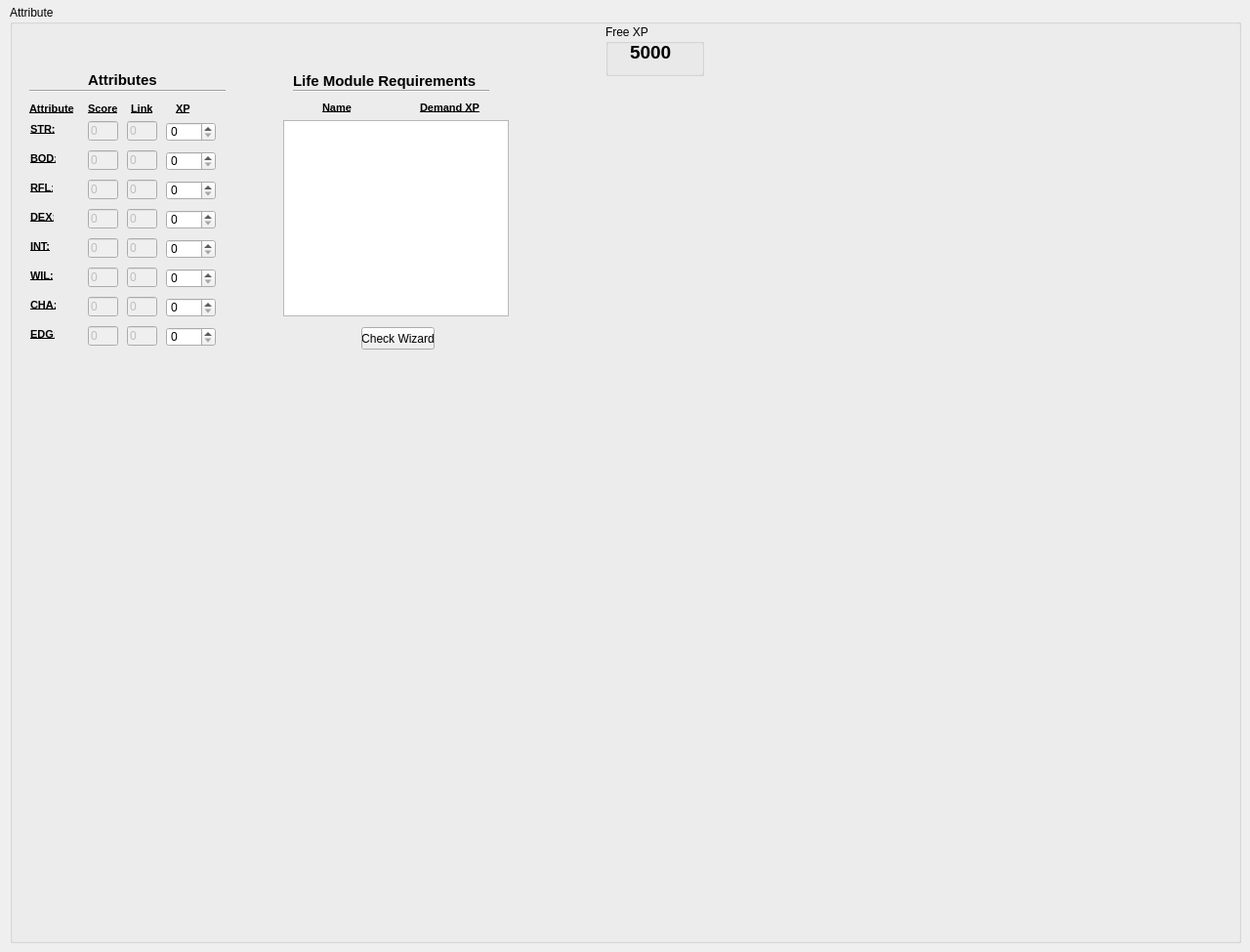
    <widget class="QWidget" name="AttributeTab">
     <attribute name="title">
      <string>Attribute</string>
     </attribute>
     <widget class="QGroupBox" name="AttributeGroupBox">
      <property name="geometry">
       <rect>
        <x>10</x>
        <y>5</y>
        <width>1261</width>
        <height>961</height>
       </rect>
      </property>
      <property name="title">
       <string>Attribute</string>
      </property>
      <widget class="QGroupBox" name="groupBox_3">
       <property name="geometry">
        <rect>
         <x>610</x>
         <y>20</y>
         <width>101</width>
         <height>53</height>
        </rect>
       </property>
       <property name="title">
        <string>Free XP</string>
       </property>
       <widget class="QLabel" name="statusXPAttrMain">
        <property name="geometry">
         <rect>
          <x>25</x>
          <y>17</y>
          <width>51</width>
          <height>21</height>
         </rect>
        </property>
        <property name="text">
         <string>&lt;!DOCTYPE HTML PUBLIC &quot;-//W3C//DTD HTML 4.0//EN&quot; &quot;http://www.w3.org/TR/REC-html40/strict.dtd&quot;&gt;
&lt;html&gt;&lt;head&gt;&lt;meta name=&quot;qrichtext&quot; content=&quot;1&quot; /&gt;&lt;style type=&quot;text/css&quot;&gt;
p, li { white-space: pre-wrap; }
&lt;/style&gt;&lt;/head&gt;&lt;body style=&quot; font-family:'MS Shell Dlg 2'; font-size:8.25pt; font-weight:400; font-style:normal;&quot;&gt;
&lt;p style=&quot; margin-top:0px; margin-bottom:0px; margin-left:0px; margin-right:0px; -qt-block-indent:0; text-indent:0px;&quot;&gt;&lt;span style=&quot; font-size:14pt; font-weight:600;&quot;&gt;5000&lt;/span&gt;&lt;/p&gt;&lt;/body&gt;&lt;/html&gt;</string>
        </property>
       </widget>
      </widget>
      <widget class="QLabel" name="label_27">
       <property name="geometry">
        <rect>
         <x>20</x>
         <y>99</y>
         <width>71</width>
         <height>16</height>
        </rect>
       </property>
       <property name="text">
        <string>&lt;!DOCTYPE HTML PUBLIC &quot;-//W3C//DTD HTML 4.0//EN&quot; &quot;http://www.w3.org/TR/REC-html40/strict.dtd&quot;&gt;
&lt;html&gt;&lt;head&gt;&lt;meta name=&quot;qrichtext&quot; content=&quot;1&quot; /&gt;&lt;style type=&quot;text/css&quot;&gt;
p, li { white-space: pre-wrap; }
&lt;/style&gt;&lt;/head&gt;&lt;body style=&quot; font-family:'MS Shell Dlg 2'; font-size:8.25pt; font-weight:400; font-style:normal;&quot;&gt;
&lt;p style=&quot; margin-top:0px; margin-bottom:0px; margin-left:0px; margin-right:0px; -qt-block-indent:0; text-indent:0px;&quot;&gt;&lt;span style=&quot; font-size:8pt; font-weight:600; text-decoration: underline;&quot;&gt;Attribute&lt;/span&gt;&lt;/p&gt;&lt;/body&gt;&lt;/html&gt;</string>
       </property>
      </widget>
      <widget class="QLabel" name="label_28">
       <property name="geometry">
        <rect>
         <x>80</x>
         <y>99</y>
         <width>41</width>
         <height>16</height>
        </rect>
       </property>
       <property name="text">
        <string>&lt;!DOCTYPE HTML PUBLIC &quot;-//W3C//DTD HTML 4.0//EN&quot; &quot;http://www.w3.org/TR/REC-html40/strict.dtd&quot;&gt;
&lt;html&gt;&lt;head&gt;&lt;meta name=&quot;qrichtext&quot; content=&quot;1&quot; /&gt;&lt;style type=&quot;text/css&quot;&gt;
p, li { white-space: pre-wrap; }
&lt;/style&gt;&lt;/head&gt;&lt;body style=&quot; font-family:'MS Shell Dlg 2'; font-size:8.25pt; font-weight:400; font-style:normal;&quot;&gt;
&lt;p style=&quot; margin-top:0px; margin-bottom:0px; margin-left:0px; margin-right:0px; -qt-block-indent:0; text-indent:0px;&quot;&gt;&lt;span style=&quot; font-size:8pt; font-weight:600; text-decoration: underline;&quot;&gt;Score&lt;/span&gt;&lt;/p&gt;&lt;/body&gt;&lt;/html&gt;</string>
       </property>
      </widget>
      <widget class="QLabel" name="label_29">
       <property name="geometry">
        <rect>
         <x>124</x>
         <y>99</y>
         <width>31</width>
         <height>16</height>
        </rect>
       </property>
       <property name="text">
        <string>&lt;!DOCTYPE HTML PUBLIC &quot;-//W3C//DTD HTML 4.0//EN&quot; &quot;http://www.w3.org/TR/REC-html40/strict.dtd&quot;&gt;
&lt;html&gt;&lt;head&gt;&lt;meta name=&quot;qrichtext&quot; content=&quot;1&quot; /&gt;&lt;style type=&quot;text/css&quot;&gt;
p, li { white-space: pre-wrap; }
&lt;/style&gt;&lt;/head&gt;&lt;body style=&quot; font-family:'MS Shell Dlg 2'; font-size:8.25pt; font-weight:400; font-style:normal;&quot;&gt;
&lt;p style=&quot; margin-top:0px; margin-bottom:0px; margin-left:0px; margin-right:0px; -qt-block-indent:0; text-indent:0px;&quot;&gt;&lt;span style=&quot; font-size:8pt; font-weight:600; text-decoration: underline;&quot;&gt;Link&lt;/span&gt;&lt;/p&gt;&lt;/body&gt;&lt;/html&gt;</string>
       </property>
      </widget>
      <widget class="QLabel" name="label_30">
       <property name="geometry">
        <rect>
         <x>170</x>
         <y>99</y>
         <width>21</width>
         <height>16</height>
        </rect>
       </property>
       <property name="text">
        <string>&lt;!DOCTYPE HTML PUBLIC &quot;-//W3C//DTD HTML 4.0//EN&quot; &quot;http://www.w3.org/TR/REC-html40/strict.dtd&quot;&gt;
&lt;html&gt;&lt;head&gt;&lt;meta name=&quot;qrichtext&quot; content=&quot;1&quot; /&gt;&lt;style type=&quot;text/css&quot;&gt;
p, li { white-space: pre-wrap; }
&lt;/style&gt;&lt;/head&gt;&lt;body style=&quot; font-family:'MS Shell Dlg 2'; font-size:8.25pt; font-weight:400; font-style:normal;&quot;&gt;
&lt;p style=&quot; margin-top:0px; margin-bottom:0px; margin-left:0px; margin-right:0px; -qt-block-indent:0; text-indent:0px;&quot;&gt;&lt;span style=&quot; font-size:8pt; font-weight:600; text-decoration: underline;&quot;&gt;XP&lt;/span&gt;&lt;/p&gt;&lt;/body&gt;&lt;/html&gt;</string>
       </property>
      </widget>
      <widget class="QLabel" name="label_24">
       <property name="geometry">
        <rect>
         <x>21</x>
         <y>330</y>
         <width>25</width>
         <height>16</height>
        </rect>
       </property>
       <property name="text">
        <string>&lt;!DOCTYPE HTML PUBLIC &quot;-//W3C//DTD HTML 4.0//EN&quot; &quot;http://www.w3.org/TR/REC-html40/strict.dtd&quot;&gt;
&lt;html&gt;&lt;head&gt;&lt;meta name=&quot;qrichtext&quot; content=&quot;1&quot; /&gt;&lt;style type=&quot;text/css&quot;&gt;
p, li { white-space: pre-wrap; }
&lt;/style&gt;&lt;/head&gt;&lt;body style=&quot; font-family:'MS Shell Dlg 2'; font-size:8.25pt; font-weight:400; font-style:normal;&quot;&gt;
&lt;p style=&quot; margin-top:0px; margin-bottom:0px; margin-left:0px; margin-right:0px; -qt-block-indent:0; text-indent:0px;&quot;&gt;&lt;span style=&quot; font-size:8pt; font-weight:600; text-decoration: underline;&quot;&gt;EDG:&lt;/span&gt;&lt;/p&gt;&lt;/body&gt;&lt;/html&gt;</string>
       </property>
      </widget>
      <widget class="QSpinBox" name="EDGSpinBoxMain">
       <property name="geometry">
        <rect>
         <x>160</x>
         <y>330</y>
         <width>51</width>
         <height>20</height>
        </rect>
       </property>
       <property name="accelerated">
        <bool>true</bool>
       </property>
       <property name="minimum">
        <number>0</number>
       </property>
       <property name="maximum">
        <number>900</number>
       </property>
       <property name="singleStep">
        <number>10</number>
       </property>
       <property name="value">
        <number>0</number>
       </property>
      </widget>
      <widget class="QLabel" name="label_26">
       <property name="geometry">
        <rect>
         <x>21</x>
         <y>300</y>
         <width>26</width>
         <height>16</height>
        </rect>
       </property>
       <property name="text">
        <string>&lt;!DOCTYPE HTML PUBLIC &quot;-//W3C//DTD HTML 4.0//EN&quot; &quot;http://www.w3.org/TR/REC-html40/strict.dtd&quot;&gt;
&lt;html&gt;&lt;head&gt;&lt;meta name=&quot;qrichtext&quot; content=&quot;1&quot; /&gt;&lt;style type=&quot;text/css&quot;&gt;
p, li { white-space: pre-wrap; }
&lt;/style&gt;&lt;/head&gt;&lt;body style=&quot; font-family:'MS Shell Dlg 2'; font-size:8.25pt; font-weight:400; font-style:normal;&quot;&gt;
&lt;p style=&quot; margin-top:0px; margin-bottom:0px; margin-left:0px; margin-right:0px; -qt-block-indent:0; text-indent:0px;&quot;&gt;&lt;span style=&quot; font-size:8pt; font-weight:600; text-decoration: underline;&quot;&gt;CHA:&lt;/span&gt;&lt;/p&gt;&lt;/body&gt;&lt;/html&gt;</string>
       </property>
      </widget>
      <widget class="QSpinBox" name="CHASpinBoxMain">
       <property name="geometry">
        <rect>
         <x>160</x>
         <y>300</y>
         <width>51</width>
         <height>20</height>
        </rect>
       </property>
       <property name="accelerated">
        <bool>true</bool>
       </property>
       <property name="minimum">
        <number>0</number>
       </property>
       <property name="maximum">
        <number>900</number>
       </property>
       <property name="singleStep">
        <number>10</number>
       </property>
       <property name="value">
        <number>0</number>
       </property>
      </widget>
      <widget class="QLabel" name="label_22">
       <property name="geometry">
        <rect>
         <x>21</x>
         <y>270</y>
         <width>25</width>
         <height>16</height>
        </rect>
       </property>
       <property name="text">
        <string>&lt;!DOCTYPE HTML PUBLIC &quot;-//W3C//DTD HTML 4.0//EN&quot; &quot;http://www.w3.org/TR/REC-html40/strict.dtd&quot;&gt;
&lt;html&gt;&lt;head&gt;&lt;meta name=&quot;qrichtext&quot; content=&quot;1&quot; /&gt;&lt;style type=&quot;text/css&quot;&gt;
p, li { white-space: pre-wrap; }
&lt;/style&gt;&lt;/head&gt;&lt;body style=&quot; font-family:'MS Shell Dlg 2'; font-size:8.25pt; font-weight:400; font-style:normal;&quot;&gt;
&lt;p style=&quot; margin-top:0px; margin-bottom:0px; margin-left:0px; margin-right:0px; -qt-block-indent:0; text-indent:0px;&quot;&gt;&lt;span style=&quot; font-size:8pt; font-weight:600; text-decoration: underline;&quot;&gt;WIL:&lt;/span&gt;&lt;/p&gt;&lt;/body&gt;&lt;/html&gt;</string>
       </property>
      </widget>
      <widget class="QSpinBox" name="WILSpinBoxMain">
       <property name="geometry">
        <rect>
         <x>160</x>
         <y>270</y>
         <width>51</width>
         <height>20</height>
        </rect>
       </property>
       <property name="accelerated">
        <bool>true</bool>
       </property>
       <property name="minimum">
        <number>0</number>
       </property>
       <property name="maximum">
        <number>800</number>
       </property>
       <property name="singleStep">
        <number>10</number>
       </property>
       <property name="value">
        <number>0</number>
       </property>
      </widget>
      <widget class="QLabel" name="label_23">
       <property name="geometry">
        <rect>
         <x>21</x>
         <y>240</y>
         <width>22</width>
         <height>16</height>
        </rect>
       </property>
       <property name="text">
        <string>&lt;!DOCTYPE HTML PUBLIC &quot;-//W3C//DTD HTML 4.0//EN&quot; &quot;http://www.w3.org/TR/REC-html40/strict.dtd&quot;&gt;
&lt;html&gt;&lt;head&gt;&lt;meta name=&quot;qrichtext&quot; content=&quot;1&quot; /&gt;&lt;style type=&quot;text/css&quot;&gt;
p, li { white-space: pre-wrap; }
&lt;/style&gt;&lt;/head&gt;&lt;body style=&quot; font-family:'MS Shell Dlg 2'; font-size:8.25pt; font-weight:400; font-style:normal;&quot;&gt;
&lt;p style=&quot; margin-top:0px; margin-bottom:0px; margin-left:0px; margin-right:0px; -qt-block-indent:0; text-indent:0px;&quot;&gt;&lt;span style=&quot; font-size:8pt; font-weight:600; text-decoration: underline;&quot;&gt;INT:&lt;/span&gt;&lt;/p&gt;&lt;/body&gt;&lt;/html&gt;</string>
       </property>
      </widget>
      <widget class="QSpinBox" name="INTSpinBoxMain">
       <property name="geometry">
        <rect>
         <x>160</x>
         <y>240</y>
         <width>51</width>
         <height>20</height>
        </rect>
       </property>
       <property name="accelerated">
        <bool>true</bool>
       </property>
       <property name="minimum">
        <number>0</number>
       </property>
       <property name="maximum">
        <number>800</number>
       </property>
       <property name="singleStep">
        <number>10</number>
       </property>
       <property name="value">
        <number>0</number>
       </property>
      </widget>
      <widget class="QLabel" name="label_20">
       <property name="geometry">
        <rect>
         <x>21</x>
         <y>210</y>
         <width>24</width>
         <height>16</height>
        </rect>
       </property>
       <property name="text">
        <string>&lt;!DOCTYPE HTML PUBLIC &quot;-//W3C//DTD HTML 4.0//EN&quot; &quot;http://www.w3.org/TR/REC-html40/strict.dtd&quot;&gt;
&lt;html&gt;&lt;head&gt;&lt;meta name=&quot;qrichtext&quot; content=&quot;1&quot; /&gt;&lt;style type=&quot;text/css&quot;&gt;
p, li { white-space: pre-wrap; }
&lt;/style&gt;&lt;/head&gt;&lt;body style=&quot; font-family:'MS Shell Dlg 2'; font-size:8.25pt; font-weight:400; font-style:normal;&quot;&gt;
&lt;p style=&quot; margin-top:0px; margin-bottom:0px; margin-left:0px; margin-right:0px; -qt-block-indent:0; text-indent:0px;&quot;&gt;&lt;span style=&quot; font-size:8pt; font-weight:600; text-decoration: underline;&quot;&gt;DEX:&lt;/span&gt;&lt;/p&gt;&lt;/body&gt;&lt;/html&gt;</string>
       </property>
      </widget>
      <widget class="QSpinBox" name="DEXSpinBoxMain">
       <property name="geometry">
        <rect>
         <x>160</x>
         <y>210</y>
         <width>51</width>
         <height>20</height>
        </rect>
       </property>
       <property name="accelerated">
        <bool>true</bool>
       </property>
       <property name="minimum">
        <number>0</number>
       </property>
       <property name="maximum">
        <number>800</number>
       </property>
       <property name="singleStep">
        <number>10</number>
       </property>
       <property name="value">
        <number>0</number>
       </property>
      </widget>
      <widget class="QLabel" name="label_25">
       <property name="geometry">
        <rect>
         <x>21</x>
         <y>180</y>
         <width>23</width>
         <height>16</height>
        </rect>
       </property>
       <property name="text">
        <string>&lt;!DOCTYPE HTML PUBLIC &quot;-//W3C//DTD HTML 4.0//EN&quot; &quot;http://www.w3.org/TR/REC-html40/strict.dtd&quot;&gt;
&lt;html&gt;&lt;head&gt;&lt;meta name=&quot;qrichtext&quot; content=&quot;1&quot; /&gt;&lt;style type=&quot;text/css&quot;&gt;
p, li { white-space: pre-wrap; }
&lt;/style&gt;&lt;/head&gt;&lt;body style=&quot; font-family:'MS Shell Dlg 2'; font-size:8.25pt; font-weight:400; font-style:normal;&quot;&gt;
&lt;p style=&quot; margin-top:0px; margin-bottom:0px; margin-left:0px; margin-right:0px; -qt-block-indent:0; text-indent:0px;&quot;&gt;&lt;span style=&quot; font-size:8pt; font-weight:600; text-decoration: underline;&quot;&gt;RFL:&lt;/span&gt;&lt;/p&gt;&lt;/body&gt;&lt;/html&gt;</string>
       </property>
      </widget>
      <widget class="QSpinBox" name="RFLSpinBoxMain">
       <property name="geometry">
        <rect>
         <x>160</x>
         <y>180</y>
         <width>51</width>
         <height>20</height>
        </rect>
       </property>
       <property name="accelerated">
        <bool>true</bool>
       </property>
       <property name="minimum">
        <number>0</number>
       </property>
       <property name="maximum">
        <number>800</number>
       </property>
       <property name="singleStep">
        <number>10</number>
       </property>
       <property name="value">
        <number>0</number>
       </property>
      </widget>
      <widget class="QLabel" name="label_21">
       <property name="geometry">
        <rect>
         <x>21</x>
         <y>150</y>
         <width>26</width>
         <height>16</height>
        </rect>
       </property>
       <property name="text">
        <string>&lt;!DOCTYPE HTML PUBLIC &quot;-//W3C//DTD HTML 4.0//EN&quot; &quot;http://www.w3.org/TR/REC-html40/strict.dtd&quot;&gt;
&lt;html&gt;&lt;head&gt;&lt;meta name=&quot;qrichtext&quot; content=&quot;1&quot; /&gt;&lt;style type=&quot;text/css&quot;&gt;
p, li { white-space: pre-wrap; }
&lt;/style&gt;&lt;/head&gt;&lt;body style=&quot; font-family:'MS Shell Dlg 2'; font-size:8.25pt; font-weight:400; font-style:normal;&quot;&gt;
&lt;p style=&quot; margin-top:0px; margin-bottom:0px; margin-left:0px; margin-right:0px; -qt-block-indent:0; text-indent:0px;&quot;&gt;&lt;span style=&quot; font-size:8pt; font-weight:600; text-decoration: underline;&quot;&gt;BOD:&lt;/span&gt;&lt;/p&gt;&lt;/body&gt;&lt;/html&gt;</string>
       </property>
      </widget>
      <widget class="QSpinBox" name="BODSpinBoxMain">
       <property name="geometry">
        <rect>
         <x>160</x>
         <y>150</y>
         <width>51</width>
         <height>20</height>
        </rect>
       </property>
       <property name="accelerated">
        <bool>true</bool>
       </property>
       <property name="maximum">
        <number>800</number>
       </property>
       <property name="singleStep">
        <number>10</number>
       </property>
      </widget>
      <widget class="QSpinBox" name="STRSpinBoxMain">
       <property name="geometry">
        <rect>
         <x>160</x>
         <y>120</y>
         <width>51</width>
         <height>20</height>
        </rect>
       </property>
       <property name="accelerated">
        <bool>true</bool>
       </property>
       <property name="maximum">
        <number>800</number>
       </property>
       <property name="singleStep">
        <number>10</number>
       </property>
      </widget>
      <widget class="QLabel" name="label_19">
       <property name="geometry">
        <rect>
         <x>21</x>
         <y>120</y>
         <width>25</width>
         <height>16</height>
        </rect>
       </property>
       <property name="text">
        <string>&lt;!DOCTYPE HTML PUBLIC &quot;-//W3C//DTD HTML 4.0//EN&quot; &quot;http://www.w3.org/TR/REC-html40/strict.dtd&quot;&gt;
&lt;html&gt;&lt;head&gt;&lt;meta name=&quot;qrichtext&quot; content=&quot;1&quot; /&gt;&lt;style type=&quot;text/css&quot;&gt;
p, li { white-space: pre-wrap; }
&lt;/style&gt;&lt;/head&gt;&lt;body style=&quot; font-family:'MS Shell Dlg 2'; font-size:8.25pt; font-weight:400; font-style:normal;&quot;&gt;
&lt;p style=&quot; margin-top:0px; margin-bottom:0px; margin-left:0px; margin-right:0px; -qt-block-indent:0; text-indent:0px;&quot;&gt;&lt;span style=&quot; font-size:8pt; font-weight:600; text-decoration: underline;&quot;&gt;STR:&lt;/span&gt;&lt;/p&gt;&lt;/body&gt;&lt;/html&gt;</string>
       </property>
      </widget>
      <widget class="QLineEdit" name="ScoreSTRMain">
       <property name="enabled">
        <bool>false</bool>
       </property>
       <property name="geometry">
        <rect>
         <x>80</x>
         <y>119</y>
         <width>31</width>
         <height>20</height>
        </rect>
       </property>
       <property name="text">
        <string>0</string>
       </property>
       <property name="maxLength">
        <number>4</number>
       </property>
       <property name="readOnly">
        <bool>true</bool>
       </property>
      </widget>
      <widget class="QLineEdit" name="ScoreBODMain">
       <property name="enabled">
        <bool>false</bool>
       </property>
       <property name="geometry">
        <rect>
         <x>80</x>
         <y>149</y>
         <width>31</width>
         <height>20</height>
        </rect>
       </property>
       <property name="text">
        <string>0</string>
       </property>
       <property name="maxLength">
        <number>4</number>
       </property>
       <property name="readOnly">
        <bool>true</bool>
       </property>
      </widget>
      <widget class="QLineEdit" name="ScoreRFLMain">
       <property name="enabled">
        <bool>false</bool>
       </property>
       <property name="geometry">
        <rect>
         <x>80</x>
         <y>179</y>
         <width>31</width>
         <height>20</height>
        </rect>
       </property>
       <property name="text">
        <string>0</string>
       </property>
       <property name="maxLength">
        <number>4</number>
       </property>
       <property name="readOnly">
        <bool>true</bool>
       </property>
      </widget>
      <widget class="QLineEdit" name="ScoreDEXMain">
       <property name="enabled">
        <bool>false</bool>
       </property>
       <property name="geometry">
        <rect>
         <x>80</x>
         <y>209</y>
         <width>31</width>
         <height>20</height>
        </rect>
       </property>
       <property name="text">
        <string>0</string>
       </property>
       <property name="maxLength">
        <number>4</number>
       </property>
       <property name="readOnly">
        <bool>true</bool>
       </property>
      </widget>
      <widget class="QLineEdit" name="ScoreINTMain">
       <property name="enabled">
        <bool>false</bool>
       </property>
       <property name="geometry">
        <rect>
         <x>80</x>
         <y>239</y>
         <width>31</width>
         <height>20</height>
        </rect>
       </property>
       <property name="text">
        <string>0</string>
       </property>
       <property name="maxLength">
        <number>4</number>
       </property>
       <property name="readOnly">
        <bool>true</bool>
       </property>
      </widget>
      <widget class="QLineEdit" name="ScoreWILMain">
       <property name="enabled">
        <bool>false</bool>
       </property>
       <property name="geometry">
        <rect>
         <x>80</x>
         <y>269</y>
         <width>31</width>
         <height>20</height>
        </rect>
       </property>
       <property name="text">
        <string>0</string>
       </property>
       <property name="maxLength">
        <number>4</number>
       </property>
       <property name="readOnly">
        <bool>true</bool>
       </property>
      </widget>
      <widget class="QLineEdit" name="ScoreCHAMain">
       <property name="enabled">
        <bool>false</bool>
       </property>
       <property name="geometry">
        <rect>
         <x>80</x>
         <y>299</y>
         <width>31</width>
         <height>20</height>
        </rect>
       </property>
       <property name="text">
        <string>0</string>
       </property>
       <property name="maxLength">
        <number>4</number>
       </property>
       <property name="readOnly">
        <bool>true</bool>
       </property>
      </widget>
      <widget class="QLineEdit" name="ScoreEDGMain">
       <property name="enabled">
        <bool>false</bool>
       </property>
       <property name="geometry">
        <rect>
         <x>80</x>
         <y>329</y>
         <width>31</width>
         <height>20</height>
        </rect>
       </property>
       <property name="text">
        <string>0</string>
       </property>
       <property name="maxLength">
        <number>4</number>
       </property>
       <property name="readOnly">
        <bool>true</bool>
       </property>
      </widget>
      <widget class="QLineEdit" name="LinkSTRMain">
       <property name="enabled">
        <bool>false</bool>
       </property>
       <property name="geometry">
        <rect>
         <x>120</x>
         <y>119</y>
         <width>31</width>
         <height>20</height>
        </rect>
       </property>
       <property name="text">
        <string>0</string>
       </property>
       <property name="maxLength">
        <number>4</number>
       </property>
       <property name="readOnly">
        <bool>true</bool>
       </property>
      </widget>
      <widget class="QLineEdit" name="LinkBODMain">
       <property name="enabled">
        <bool>false</bool>
       </property>
       <property name="geometry">
        <rect>
         <x>120</x>
         <y>149</y>
         <width>31</width>
         <height>20</height>
        </rect>
       </property>
       <property name="text">
        <string>0</string>
       </property>
       <property name="maxLength">
        <number>4</number>
       </property>
       <property name="readOnly">
        <bool>true</bool>
       </property>
      </widget>
      <widget class="QLineEdit" name="LinkRFLMain">
       <property name="enabled">
        <bool>false</bool>
       </property>
       <property name="geometry">
        <rect>
         <x>120</x>
         <y>179</y>
         <width>31</width>
         <height>20</height>
        </rect>
       </property>
       <property name="text">
        <string>0</string>
       </property>
       <property name="maxLength">
        <number>4</number>
       </property>
       <property name="readOnly">
        <bool>true</bool>
       </property>
      </widget>
      <widget class="QLineEdit" name="LinkDEXMain">
       <property name="enabled">
        <bool>false</bool>
       </property>
       <property name="geometry">
        <rect>
         <x>120</x>
         <y>209</y>
         <width>31</width>
         <height>20</height>
        </rect>
       </property>
       <property name="text">
        <string>0</string>
       </property>
       <property name="maxLength">
        <number>4</number>
       </property>
       <property name="readOnly">
        <bool>true</bool>
       </property>
      </widget>
      <widget class="QLineEdit" name="LinkINTMain">
       <property name="enabled">
        <bool>false</bool>
       </property>
       <property name="geometry">
        <rect>
         <x>120</x>
         <y>239</y>
         <width>31</width>
         <height>20</height>
        </rect>
       </property>
       <property name="text">
        <string>0</string>
       </property>
       <property name="maxLength">
        <number>4</number>
       </property>
       <property name="readOnly">
        <bool>true</bool>
       </property>
      </widget>
      <widget class="QLineEdit" name="LinkWILMain">
       <property name="enabled">
        <bool>false</bool>
       </property>
       <property name="geometry">
        <rect>
         <x>120</x>
         <y>269</y>
         <width>31</width>
         <height>20</height>
        </rect>
       </property>
       <property name="text">
        <string>0</string>
       </property>
       <property name="maxLength">
        <number>4</number>
       </property>
       <property name="readOnly">
        <bool>true</bool>
       </property>
      </widget>
      <widget class="QLineEdit" name="LinkCHAMain">
       <property name="enabled">
        <bool>false</bool>
       </property>
       <property name="geometry">
        <rect>
         <x>120</x>
         <y>299</y>
         <width>31</width>
         <height>20</height>
        </rect>
       </property>
       <property name="text">
        <string>0</string>
       </property>
       <property name="maxLength">
        <number>4</number>
       </property>
       <property name="readOnly">
        <bool>true</bool>
       </property>
      </widget>
      <widget class="QLineEdit" name="LinkEDGMain">
       <property name="enabled">
        <bool>false</bool>
       </property>
       <property name="geometry">
        <rect>
         <x>120</x>
         <y>329</y>
         <width>31</width>
         <height>20</height>
        </rect>
       </property>
       <property name="text">
        <string>0</string>
       </property>
       <property name="maxLength">
        <number>4</number>
       </property>
       <property name="readOnly">
        <bool>true</bool>
       </property>
      </widget>
      <widget class="QLabel" name="label_38">
       <property name="geometry">
        <rect>
         <x>320</x>
         <y>98</y>
         <width>31</width>
         <height>16</height>
        </rect>
       </property>
       <property name="text">
        <string>&lt;!DOCTYPE HTML PUBLIC &quot;-//W3C//DTD HTML 4.0//EN&quot; &quot;http://www.w3.org/TR/REC-html40/strict.dtd&quot;&gt;
&lt;html&gt;&lt;head&gt;&lt;meta name=&quot;qrichtext&quot; content=&quot;1&quot; /&gt;&lt;style type=&quot;text/css&quot;&gt;
p, li { white-space: pre-wrap; }
&lt;/style&gt;&lt;/head&gt;&lt;body style=&quot; font-family:'MS Shell Dlg 2'; font-size:8.25pt; font-weight:400; font-style:normal;&quot;&gt;
&lt;p style=&quot; margin-top:0px; margin-bottom:0px; margin-left:0px; margin-right:0px; -qt-block-indent:0; text-indent:0px;&quot;&gt;&lt;span style=&quot; font-size:8pt; font-weight:600; text-decoration: underline;&quot;&gt;Name&lt;/span&gt;&lt;/p&gt;&lt;/body&gt;&lt;/html&gt;</string>
       </property>
      </widget>
      <widget class="QLabel" name="label_39">
       <property name="geometry">
        <rect>
         <x>420</x>
         <y>98</y>
         <width>71</width>
         <height>16</height>
        </rect>
       </property>
       <property name="text">
        <string>&lt;!DOCTYPE HTML PUBLIC &quot;-//W3C//DTD HTML 4.0//EN&quot; &quot;http://www.w3.org/TR/REC-html40/strict.dtd&quot;&gt;
&lt;html&gt;&lt;head&gt;&lt;meta name=&quot;qrichtext&quot; content=&quot;1&quot; /&gt;&lt;style type=&quot;text/css&quot;&gt;
p, li { white-space: pre-wrap; }
&lt;/style&gt;&lt;/head&gt;&lt;body style=&quot; font-family:'MS Shell Dlg 2'; font-size:8.25pt; font-weight:400; font-style:normal;&quot;&gt;
&lt;p style=&quot; margin-top:0px; margin-bottom:0px; margin-left:0px; margin-right:0px; -qt-block-indent:0; text-indent:0px;&quot;&gt;&lt;span style=&quot; font-size:8pt; font-weight:600; text-decoration: underline;&quot;&gt;Demand XP&lt;/span&gt;&lt;/p&gt;&lt;/body&gt;&lt;/html&gt;</string>
       </property>
      </widget>
      <widget class="QTableWidget" name="preqListTable">
       <property name="geometry">
        <rect>
         <x>280</x>
         <y>118</y>
         <width>231</width>
         <height>201</height>
        </rect>
       </property>
       <property name="verticalScrollBarPolicy">
        <enum>Qt::ScrollBarAlwaysOff</enum>
       </property>
       <property name="horizontalScrollBarPolicy">
        <enum>Qt::ScrollBarAlwaysOff</enum>
       </property>
       <property name="editTriggers">
        <set>QAbstractItemView::NoEditTriggers</set>
       </property>
       <property name="selectionMode">
        <enum>QAbstractItemView::SingleSelection</enum>
       </property>
       <property name="selectionBehavior">
        <enum>QAbstractItemView::SelectRows</enum>
       </property>
       <property name="showGrid">
        <bool>false</bool>
       </property>
       <property name="gridStyle">
        <enum>Qt::NoPen</enum>
       </property>
       <property name="columnCount">
        <number>2</number>
       </property>
       <attribute name="horizontalHeaderVisible">
        <bool>false</bool>
       </attribute>
       <attribute name="horizontalHeaderDefaultSectionSize">
        <number>113</number>
       </attribute>
       <attribute name="verticalHeaderVisible">
        <bool>false</bool>
       </attribute>
       <attribute name="verticalHeaderDefaultSectionSize">
        <number>16</number>
       </attribute>
       <attribute name="verticalHeaderHighlightSections">
        <bool>false</bool>
       </attribute>
       <column/>
       <column/>
      </widget>
      <widget class="Line" name="line_4">
       <property name="geometry">
        <rect>
         <x>290</x>
         <y>80</y>
         <width>201</width>
         <height>16</height>
        </rect>
       </property>
       <property name="orientation">
        <enum>Qt::Horizontal</enum>
       </property>
      </widget>
      <widget class="QLabel" name="label_40">
       <property name="geometry">
        <rect>
         <x>290</x>
         <y>68</y>
         <width>201</width>
         <height>20</height>
        </rect>
       </property>
       <property name="text">
        <string>&lt;!DOCTYPE HTML PUBLIC &quot;-//W3C//DTD HTML 4.0//EN&quot; &quot;http://www.w3.org/TR/REC-html40/strict.dtd&quot;&gt;
&lt;html&gt;&lt;head&gt;&lt;meta name=&quot;qrichtext&quot; content=&quot;1&quot; /&gt;&lt;style type=&quot;text/css&quot;&gt;
p, li { white-space: pre-wrap; }
&lt;/style&gt;&lt;/head&gt;&lt;body style=&quot; font-family:'MS Shell Dlg 2'; font-size:8.25pt; font-weight:400; font-style:normal;&quot;&gt;
&lt;p style=&quot; margin-top:0px; margin-bottom:0px; margin-left:0px; margin-right:0px; -qt-block-indent:0; text-indent:0px;&quot;&gt;&lt;span style=&quot; font-size:11pt; font-weight:600;&quot;&gt;Life Module Requirements&lt;/span&gt;&lt;/p&gt;&lt;/body&gt;&lt;/html&gt;</string>
       </property>
      </widget>
      <widget class="QLabel" name="label_41">
       <property name="geometry">
        <rect>
         <x>80</x>
         <y>68</y>
         <width>81</width>
         <height>16</height>
        </rect>
       </property>
       <property name="text">
        <string>&lt;!DOCTYPE HTML PUBLIC &quot;-//W3C//DTD HTML 4.0//EN&quot; &quot;http://www.w3.org/TR/REC-html40/strict.dtd&quot;&gt;
&lt;html&gt;&lt;head&gt;&lt;meta name=&quot;qrichtext&quot; content=&quot;1&quot; /&gt;&lt;style type=&quot;text/css&quot;&gt;
p, li { white-space: pre-wrap; }
&lt;/style&gt;&lt;/head&gt;&lt;body style=&quot; font-family:'MS Shell Dlg 2'; font-size:8.25pt; font-weight:400; font-style:normal;&quot;&gt;
&lt;p style=&quot; margin-top:0px; margin-bottom:0px; margin-left:0px; margin-right:0px; -qt-block-indent:0; text-indent:0px;&quot;&gt;&lt;span style=&quot; font-size:11pt; font-weight:600;&quot;&gt;Attributes&lt;/span&gt;&lt;/p&gt;&lt;/body&gt;&lt;/html&gt;</string>
       </property>
      </widget>
      <widget class="Line" name="line_5">
       <property name="geometry">
        <rect>
         <x>20</x>
         <y>80</y>
         <width>201</width>
         <height>16</height>
        </rect>
       </property>
       <property name="orientation">
        <enum>Qt::Horizontal</enum>
       </property>
      </widget>
      <widget class="QPushButton" name="pushButton">
       <property name="geometry">
        <rect>
         <x>360</x>
         <y>330</y>
         <width>75</width>
         <height>23</height>
        </rect>
       </property>
       <property name="text">
        <string>Check Wizard</string>
       </property>
      </widget>
     </widget>
    </widget>
